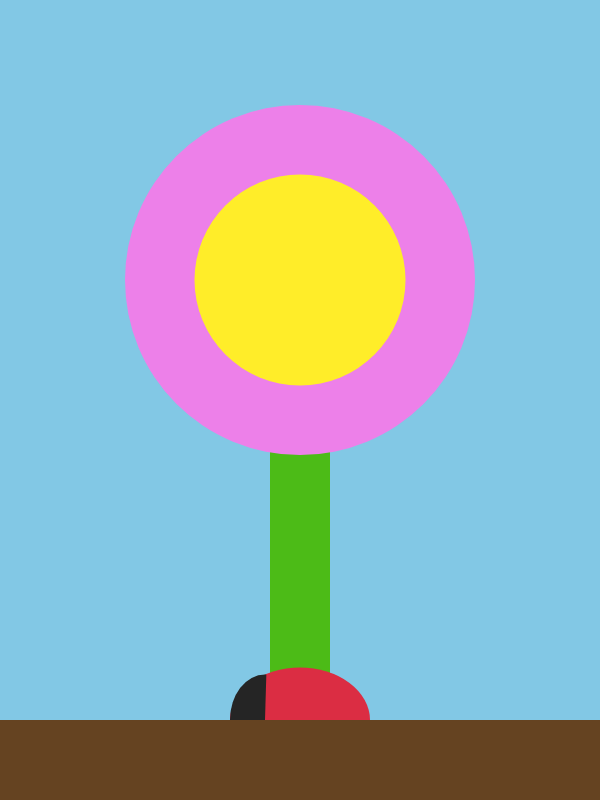
Frame 1 (no input)
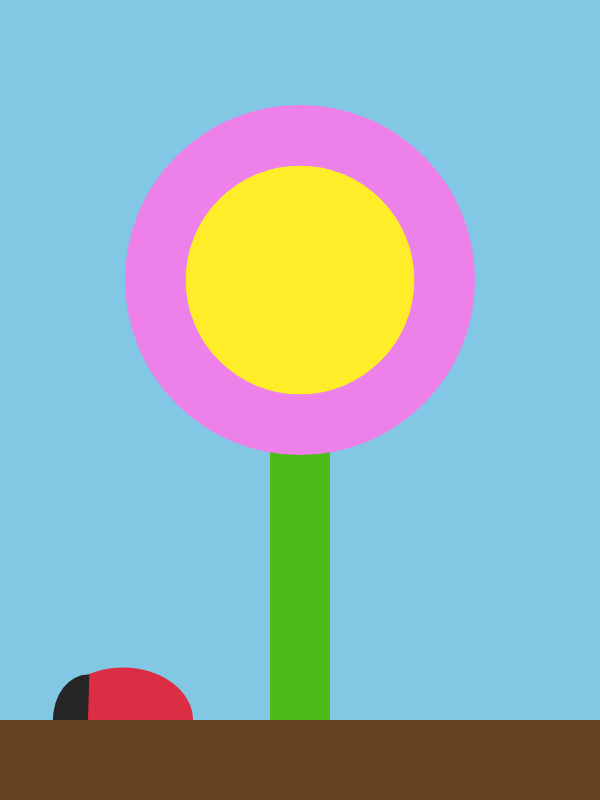
Frame 60 (no input)
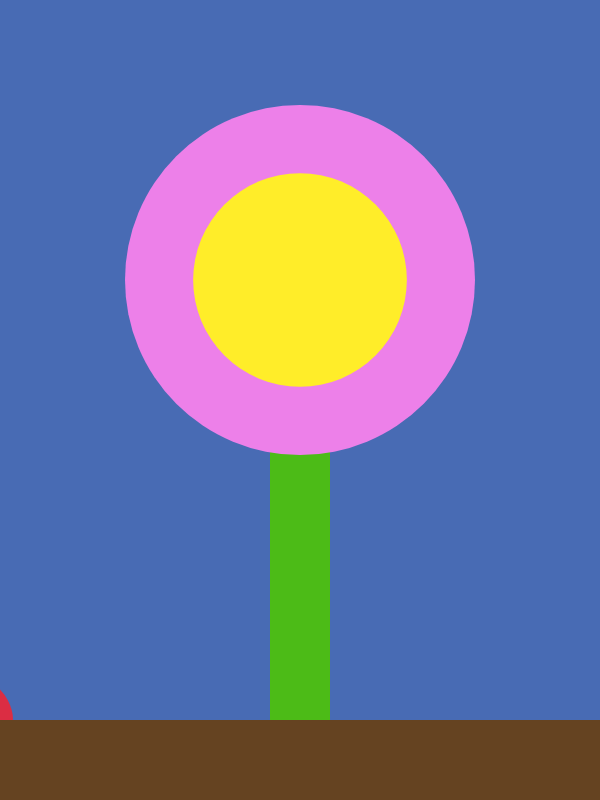
Frame 120 (the mouse pressed at the canvas centre since frame 60)

The p5.js sketch that drew these frames (run headless with seeded random() and noise() and a simulated clock; from frame 60 on, the mouse is pressed at the canvas centre):

// p5.js sketch
// ── sketch.js
//Size of the flower center
let centerSize = 1

//Determines whether flower center is shrinking or growing
let shrinkGrow = 0.3

//X Position of the ladybug
let ladyX = 0.5

function setup() {
  createCanvas(600, 800);
}

function draw() {
  background(130,200,229)

  noStroke()

  //Night sky background that changes depending on Y position of the mouse.
  fill(17,17,132,(mouseY/height)*255)
  rect(0, 0, width, height)

  //Brown ground
  fill(101,67,33)
  rect(0, height*0.9, width, height*0.1)

  //Green Flower Stem
  fill(76,187,23)
  rect(width*0.45, height*0.35, width*0.1, height*0.55)

  //Pink Flower Petals
  fill(237,128,233)
  circle(width/2, height*0.35, ((height + width)/2)*0.50)
  
  //Yellow Flower Center
  fill(255,237,41)
  circle(width/2, height*0.35, ((height + width)/2)*0.30 + centerSize)

  //Ladybug Body
  fill(219,45,67)
  arc(width*ladyX, height*0.9, ((height + width)/2)*0.20, ((height + width)/2)*0.15, PI, PI + PI)

  //Ladybug Head
  fill(37,37,37)
  arc(width*ladyX - ((width+height)/2)*0.05, height*0.9, ((height + width)/2)*0.10, ((height + width)/2)*0.13, PI, PI + 1.6)

  //Mouse Position Tool
  //fill(0)
  //text("X: "..mouseX/width.."Y: "..mouseY/height, mouseX + 5, mouseY + 30)

  //Change between shrinking and growing for the flower center
  if(centerSize > 20) {
    shrinkGrow = -0.3;
  } else if(centerSize < 1) {
    shrinkGrow = 0.3;
  }

  //Change size of flower center
  centerSize = centerSize + shrinkGrow

  //Change Ladybug position
  ladyX = ladyX - 0.005

  //Reset Ladybug position
  if(ladyX < -0.20) {
    ladyX = 1.20;
  }
  
}
// ── style.css
html, body {
  margin: 0;
  padding: 0;
}
canvas {
  display: block;
}

h1 {
  margin: auto;
}
